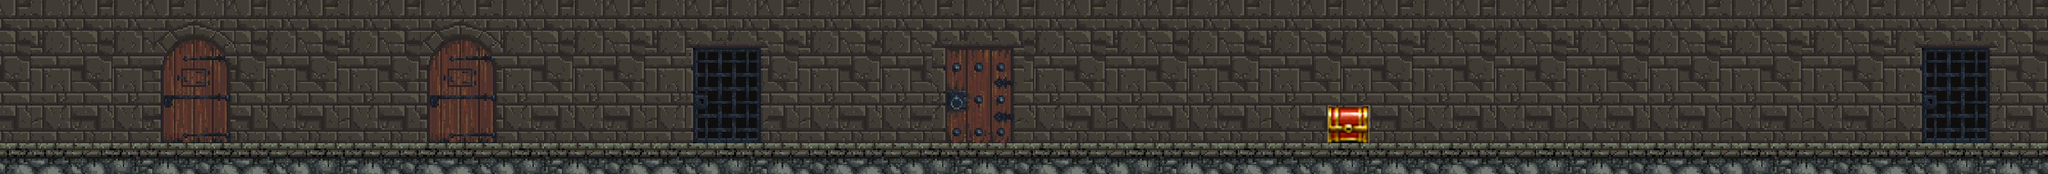

This game map was drawn from its Tiled (.tmx) file and the tilesets committed beside it. A one-line description and the trimmed map source follow:
An orthogonal 200x17 tile map with 16x16 px tiles, 4 tile layers (ground, background, door, chest) and 6 objects.

<map version="1.2" tiledversion="1.3.0" orientation="orthogonal" renderorder="right-down" compressionlevel="0" width="200" height="17" tilewidth="16" tileheight="16" infinite="0" nextlayerid="20" nextobjectid="10">
 <tileset firstgid="1" source="../../World/Dungeon-Door.tsx" />
 <layer id="1" name="ground" width="200" height="17">
  <data>[3400 cells, 600 non-empty, 120 distinct tile ids]</data>
 </layer>
 <layer id="7" name="background" width="200" height="17">
  <data>[3400 cells, 2800 non-empty, 112 distinct tile ids]</data>
 </layer>
 <layer id="6" name="door" width="200" height="17">
  <data>[3400 cells, 442 non-empty, 266 distinct tile ids]</data>
 </layer>
 <layer id="5" name="chest" width="200" height="17">
  <data>[3400 cells, 20 non-empty, 20 distinct tile ids]</data>
 </layer>
 <objectgroup id="14" name="door-level-object">
  <object id="3" x="657.333" y="38.6667" width="129.333" height="185.333" />
 </objectgroup>
 <objectgroup id="15" name="door-area-object">
  <object id="5" x="1072" y="66.6667" width="129.333" height="158.667" />
  <object id="6" x="2993.33" y="64" width="128" height="158.667" />
 </objectgroup>
 <objectgroup id="16" name="door-hide-object">
  <object id="7" x="1469.33" y="64" width="124" height="157.333" />
 </objectgroup>
 <objectgroup id="17" name="chest-object">
  <object id="8" x="2072" y="165.333" width="66" height="58" />
 </objectgroup>
 <objectgroup id="18" name="ground-object">
  <object id="9" x="0.333333" y="224" width="3200" height="48" />
 </objectgroup>
</map>
